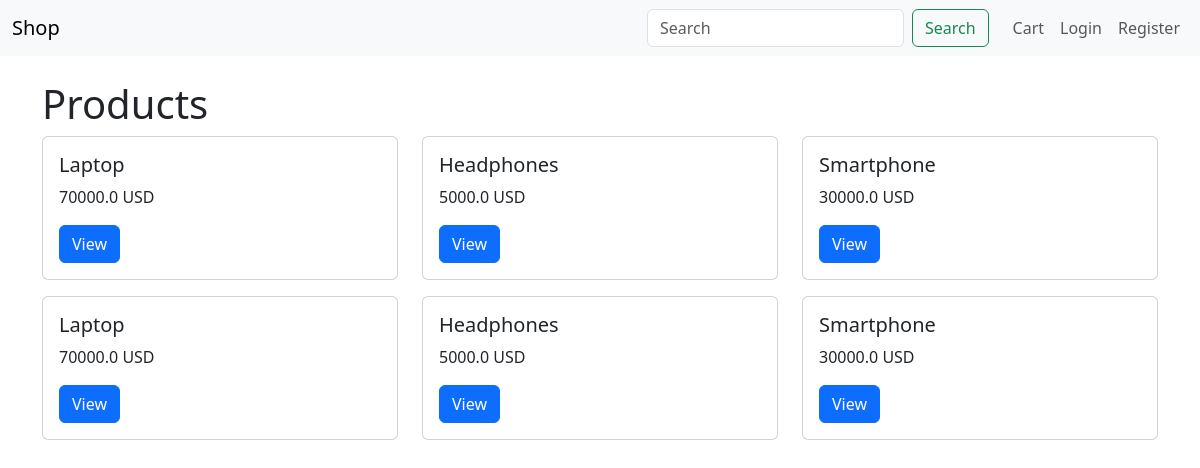
The page / on the database its author committed.
### app/models.py (models this page shows)
class Product(db.Model):
    id = db.Column(db.Integer, primary_key=True)
    title = db.Column(db.String(150), nullable=False)
    description = db.Column(db.Text)
    price = db.Column(db.Float, nullable=False)
    image = db.Column(db.String(200))
    stock = db.Column(db.Integer, default=10)
    category_id = db.Column(db.Integer, db.ForeignKey('category.id'))

### app/routes.py (the view)
@main_bp.route('/')
def home():
    q = request.args.get('q', '')
    page = int(request.args.get('page', 1))
    per_page = 6
    query = Product.query
    if q:
        query = query.filter(Product.title.ilike(f"%{q}%"))
    products = query.paginate(page=page, per_page=per_page)
    categories = Category.query.all()
    return render_template('home.html', products=products, categories=categories, q=q)

### app/templates/home.html (shortened to what this page needs)
{% extends 'base.html' %}
{% block content %}
  <h1>Products</h1>
  <div class="row">
    {% for p in products.items %}
    <div class="col-md-4">
      <div class="card mb-3">
        <div class="card-body">
          <h5 class="card-title">{{ p.title }}</h5>
          <p class="card-text">{{ p.price }} USD</p>
          <a href="{{ url_for('main.product_detail', product_id=p.id) }}" class="btn btn-primary">View</a>
        </div>
      </div>
    </div>
    {% endfor %}
  </div>
{% endblock %}

### app/static/css/style.css (style rules this page uses)
body { padding-bottom: 60px; }

### rows shown on the page
Product: title "Laptop", price "70000.0"
Product: title "Headphones", price "5000.0"
Product: title "Smartphone", price "30000.0"
Product: title "Laptop", price "70000.0"
Product: title "Headphones", price "5000.0"
Product: title "Smartphone", price "30000.0"
